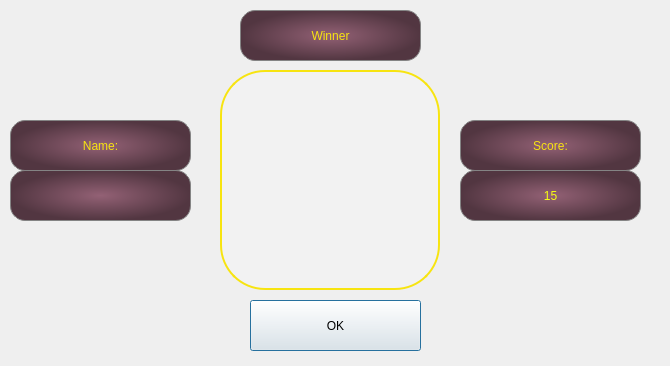
<?xml version="1.0" encoding="UTF-8"?>
<ui version="4.0">
 <class>game_end</class>
 <widget class="QDialog" name="game_end">
  <property name="geometry">
   <rect>
    <x>0</x>
    <y>0</y>
    <width>670</width>
    <height>366</height>
   </rect>
  </property>
  <property name="windowTitle">
   <string>Dialog</string>
  </property>
  <widget class="QLabel" name="label_3">
   <property name="geometry">
    <rect>
     <x>460</x>
     <y>120</y>
     <width>181</width>
     <height>51</height>
    </rect>
   </property>
   <property name="styleSheet">
    <string notr="true">background-color:qradialgradient(spread:pad, cx:0.5, cy:0.5, radius:0.5, fx:0.5, fy:0.5, stop:0 rgba(147, 97, 117, 255), stop:1 rgba(82, 54, 65, 255));
border-radius:15px;
border:1px solid rgb(132, 132, 132);
font:75 italic 18pt &quot;Bodoni MT&quot; ;
color:rgb(247, 228, 16);</string>
   </property>
   <property name="text">
    <string>Score:</string>
   </property>
   <property name="alignment">
    <set>Qt::AlignCenter</set>
   </property>
  </widget>
  <widget class="QLabel" name="name1">
   <property name="geometry">
    <rect>
     <x>10</x>
     <y>170</y>
     <width>181</width>
     <height>51</height>
    </rect>
   </property>
   <property name="styleSheet">
    <string notr="true">background-color:qradialgradient(spread:pad, cx:0.5, cy:0.5, radius:0.5, fx:0.5, fy:0.5, stop:0 rgba(147, 97, 117, 255), stop:1 rgba(82, 54, 65, 255));
border-radius:15px;
border:1px solid rgb(132, 132, 132);
font:75 italic 18pt &quot;Bodoni MT&quot; ;
color:rgb(247, 255, 16);</string>
   </property>
   <property name="text">
    <string/>
   </property>
   <property name="alignment">
    <set>Qt::AlignCenter</set>
   </property>
  </widget>
  <widget class="QLabel" name="no1">
   <property name="geometry">
    <rect>
     <x>220</x>
     <y>70</y>
     <width>220</width>
     <height>220</height>
    </rect>
   </property>
   <property name="styleSheet">
    <string notr="true">background-color: rgba(255, 255, 254, 50);
border:2px solid rgb(247, 228, 16);
border-radius:45px;</string>
   </property>
   <property name="text">
    <string/>
   </property>
  </widget>
  <widget class="QLabel" name="label_4">
   <property name="geometry">
    <rect>
     <x>10</x>
     <y>120</y>
     <width>181</width>
     <height>51</height>
    </rect>
   </property>
   <property name="styleSheet">
    <string notr="true">background-color:qradialgradient(spread:pad, cx:0.5, cy:0.5, radius:0.5, fx:0.5, fy:0.5, stop:0 rgba(147, 97, 117, 255), stop:1 rgba(82, 54, 65, 255));
border-radius:15px;
border:1px solid rgb(132, 132, 132);
font:75 italic 18pt &quot;Bodoni MT&quot; ;
color:rgb(247, 228, 16);</string>
   </property>
   <property name="text">
    <string>Name:</string>
   </property>
   <property name="alignment">
    <set>Qt::AlignCenter</set>
   </property>
  </widget>
  <widget class="QLabel" name="label_1">
   <property name="geometry">
    <rect>
     <x>240</x>
     <y>10</y>
     <width>181</width>
     <height>51</height>
    </rect>
   </property>
   <property name="styleSheet">
    <string notr="true">background-color:qradialgradient(spread:pad, cx:0.5, cy:0.5, radius:0.5, fx:0.5, fy:0.5, stop:0 rgba(147, 97, 117, 255), stop:1 rgba(82, 54, 65, 255));
border-radius:15px;
border:1px solid rgb(132, 132, 132);
font:75 italic 18pt &quot;Bodoni MT&quot; ;
color:rgb(247, 228, 16);</string>
   </property>
   <property name="text">
    <string>Winner</string>
   </property>
   <property name="alignment">
    <set>Qt::AlignCenter</set>
   </property>
  </widget>
  <widget class="QLabel" name="score1">
   <property name="geometry">
    <rect>
     <x>460</x>
     <y>170</y>
     <width>181</width>
     <height>51</height>
    </rect>
   </property>
   <property name="styleSheet">
    <string notr="true">background-color:qradialgradient(spread:pad, cx:0.5, cy:0.5, radius:0.5, fx:0.5, fy:0.5, stop:0 rgba(147, 97, 117, 255), stop:1 rgba(82, 54, 65, 255));
border-radius:15px;
border:1px solid rgb(132, 132, 132);
font:75 italic 18pt &quot;Bodoni MT&quot; ;
color:rgb(247, 255, 16);</string>
   </property>
   <property name="text">
    <string>15</string>
   </property>
   <property name="alignment">
    <set>Qt::AlignCenter</set>
   </property>
  </widget>
  <widget class="QPushButton" name="pushButton">
   <property name="geometry">
    <rect>
     <x>250</x>
     <y>300</y>
     <width>171</width>
     <height>51</height>
    </rect>
   </property>
   <property name="text">
    <string>OK</string>
   </property>
  </widget>
 </widget>
 <resources/>
 <connections/>
</ui>
